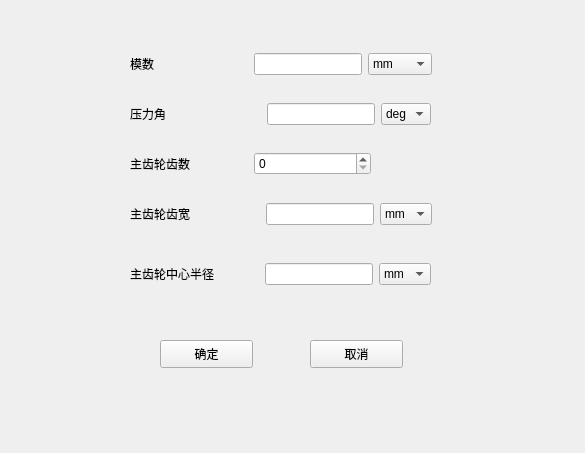
<?xml version="1.0" encoding="UTF-8"?>
<ui version="4.0">
 <class>Gear</class>
 <widget class="QWidget" name="Gear">
  <property name="geometry">
   <rect>
    <x>0</x>
    <y>0</y>
    <width>585</width>
    <height>453</height>
   </rect>
  </property>
  <property name="windowTitle">
   <string>Form</string>
  </property>
  <widget class="QWidget" name="layoutWidget">
   <property name="geometry">
    <rect>
     <x>130</x>
     <y>100</y>
     <width>301</width>
     <height>28</height>
    </rect>
   </property>
   <layout class="QHBoxLayout" name="horizontalLayout_2">
    <item>
     <widget class="QLabel" name="label_2">
      <property name="text">
       <string>压力角</string>
      </property>
     </widget>
    </item>
    <item>
     <spacer name="horizontalSpacer_2">
      <property name="orientation">
       <enum>Qt::Horizontal</enum>
      </property>
      <property name="sizeHint" stdset="0">
       <size>
        <width>40</width>
        <height>20</height>
       </size>
      </property>
     </spacer>
    </item>
    <item>
     <widget class="QLineEdit" name="lineEdit_2"/>
    </item>
    <item>
     <widget class="QComboBox" name="comboBox_2">
      <item>
       <property name="text">
        <string>deg</string>
       </property>
      </item>
      <item>
       <property name="text">
        <string>rev</string>
       </property>
      </item>
      <item>
       <property name="text">
        <string>rad</string>
       </property>
      </item>
     </widget>
    </item>
   </layout>
  </widget>
  <widget class="QWidget" name="layoutWidget_2">
   <property name="geometry">
    <rect>
     <x>130</x>
     <y>150</y>
     <width>241</width>
     <height>28</height>
    </rect>
   </property>
   <layout class="QHBoxLayout" name="horizontalLayout_5">
    <item>
     <widget class="QLabel" name="label_3">
      <property name="text">
       <string>主齿轮齿数</string>
      </property>
     </widget>
    </item>
    <item>
     <widget class="QSpinBox" name="spinBox"/>
    </item>
   </layout>
  </widget>
  <widget class="QWidget" name="layoutWidget_3">
   <property name="geometry">
    <rect>
     <x>130</x>
     <y>260</y>
     <width>301</width>
     <height>28</height>
    </rect>
   </property>
   <layout class="QHBoxLayout" name="horizontalLayout_4">
    <item>
     <widget class="QLabel" name="label_5">
      <property name="text">
       <string>主齿轮中心半径</string>
      </property>
     </widget>
    </item>
    <item>
     <spacer name="horizontalSpacer_7">
      <property name="orientation">
       <enum>Qt::Horizontal</enum>
      </property>
      <property name="sizeHint" stdset="0">
       <size>
        <width>40</width>
        <height>20</height>
       </size>
      </property>
     </spacer>
    </item>
    <item>
     <widget class="QLineEdit" name="lineEdit_4"/>
    </item>
    <item>
     <widget class="QComboBox" name="comboBox_4">
      <item>
       <property name="text">
        <string>mm</string>
       </property>
      </item>
      <item>
       <property name="text">
        <string>cm</string>
       </property>
      </item>
      <item>
       <property name="text">
        <string>dm</string>
       </property>
      </item>
      <item>
       <property name="text">
        <string>inch</string>
       </property>
      </item>
      <item>
       <property name="text">
        <string>ft</string>
       </property>
      </item>
     </widget>
    </item>
   </layout>
  </widget>
  <widget class="QWidget" name="layoutWidget_4">
   <property name="geometry">
    <rect>
     <x>130</x>
     <y>200</y>
     <width>302</width>
     <height>28</height>
    </rect>
   </property>
   <layout class="QHBoxLayout" name="horizontalLayout_3">
    <item>
     <widget class="QLabel" name="label_4">
      <property name="text">
       <string>主齿轮齿宽</string>
      </property>
     </widget>
    </item>
    <item>
     <spacer name="horizontalSpacer">
      <property name="orientation">
       <enum>Qt::Horizontal</enum>
      </property>
      <property name="sizeHint" stdset="0">
       <size>
        <width>40</width>
        <height>20</height>
       </size>
      </property>
     </spacer>
    </item>
    <item>
     <widget class="QLineEdit" name="lineEdit_3"/>
    </item>
    <item>
     <widget class="QComboBox" name="comboBox_3">
      <item>
       <property name="text">
        <string>mm</string>
       </property>
      </item>
      <item>
       <property name="text">
        <string>cm</string>
       </property>
      </item>
      <item>
       <property name="text">
        <string>dm</string>
       </property>
      </item>
      <item>
       <property name="text">
        <string>ft</string>
       </property>
      </item>
      <item>
       <property name="text">
        <string>inch</string>
       </property>
      </item>
     </widget>
    </item>
   </layout>
  </widget>
  <widget class="QWidget" name="layoutWidget_5">
   <property name="geometry">
    <rect>
     <x>130</x>
     <y>50</y>
     <width>302</width>
     <height>28</height>
    </rect>
   </property>
   <layout class="QHBoxLayout" name="horizontalLayout">
    <item>
     <widget class="QLabel" name="label">
      <property name="text">
       <string>模数</string>
      </property>
     </widget>
    </item>
    <item>
     <spacer name="horizontalSpacer_4">
      <property name="orientation">
       <enum>Qt::Horizontal</enum>
      </property>
      <property name="sizeHint" stdset="0">
       <size>
        <width>40</width>
        <height>20</height>
       </size>
      </property>
     </spacer>
    </item>
    <item>
     <widget class="QLineEdit" name="lineEdit"/>
    </item>
    <item>
     <widget class="QComboBox" name="comboBox">
      <item>
       <property name="text">
        <string>mm</string>
       </property>
      </item>
      <item>
       <property name="text">
        <string>inch-1</string>
       </property>
      </item>
     </widget>
    </item>
   </layout>
  </widget>
  <widget class="QPushButton" name="pushButton_2">
   <property name="geometry">
    <rect>
     <x>310</x>
     <y>340</y>
     <width>93</width>
     <height>28</height>
    </rect>
   </property>
   <property name="text">
    <string>取消</string>
   </property>
  </widget>
  <widget class="QPushButton" name="confirmButton">
   <property name="geometry">
    <rect>
     <x>160</x>
     <y>340</y>
     <width>93</width>
     <height>28</height>
    </rect>
   </property>
   <property name="text">
    <string>确定</string>
   </property>
  </widget>
 </widget>
 <resources/>
 <connections/>
</ui>
